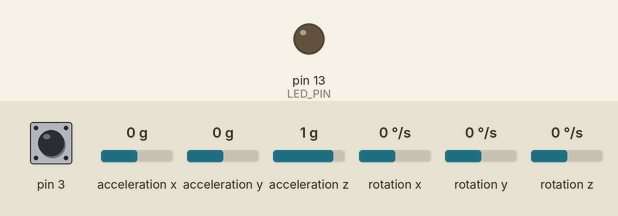
This sketch was run on a simulated Arduino Leonardo, built with avr-gcc and run on an emulated ATmega32U4. Parts: output pins drawn as LEDs (lit = HIGH). The inputs (shaded band) are chosen by the test bench; at power-on: pin 3 HIGH, acceleration x 0 g, acceleration y 0 g, acceleration z 1 g, rotation x 0 °/s, rotation y 0 °/s, rotation z 0 °/s. The sensor or clock chip raises its interrupt line as the real part does; what the sketch prints to the serial monitor is not drawn.

Above: at 2.6 s.
At 62.6 s:
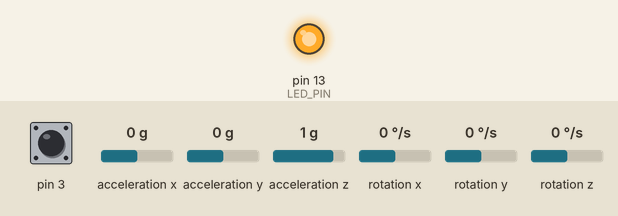
Timing chart, 0 to 124.0 s (numbered marks = the images above):
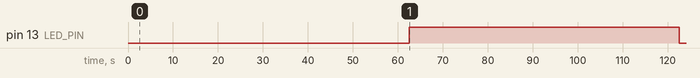

Measured:
- by itself, pin 13 (LED_PIN): LOW → HIGH at 62.5 s, → LOW 60.0 s later

The sketch:

mpu6050.ino
```cpp
// I2C device class (I2Cdev) demonstration Arduino sketch for MPU6050 class using DMP (MotionApps v2.0)
// 6/21/2012 by Jeff Rowberg <jeff@rowberg.net>
// Updates should (hopefully) always be available at https://github.com/jrowberg/i2cdevlib
//
// Changelog:
//      2013-05-08 - added seamless Fastwire support
//                 - added note about gyro calibration
//      2012-06-21 - added note about Arduino 1.0.1 + Leonardo compatibility error
//      2012-06-20 - improved FIFO overflow handling and simplified read process
//      2012-06-19 - completely rearranged DMP initialization code and simplification
//      2012-06-13 - pull gyro and accel data from FIFO packet instead of reading directly
//      2012-06-09 - fix broken FIFO read sequence and change interrupt detection to RISING
//      2012-06-05 - add gravity-compensated initial reference frame acceleration output
//                 - add 3D math helper file to DMP6 example sketch
//                 - add Euler output and Yaw/Pitch/Roll output formats
//      2012-06-04 - remove accel offset clearing for better results (thanks Sungon Lee)
//      2012-06-01 - fixed gyro sensitivity to be 2000 deg/sec instead of 250
//      2012-05-30 - basic DMP initialization working

/* ============================================
I2Cdev device library code is placed under the MIT license
Copyright (c) 2012 Jeff Rowberg

Permission is hereby granted, free of charge, to any person obtaining a copy
of this software and associated documentation files (the "Software"), to deal
in the Software without restriction, including without limitation the rights
to use, copy, modify, merge, publish, distribute, sublicense, and/or sell
copies of the Software, and to permit persons to whom the Software is
furnished to do so, subject to the following conditions:

The above copyright notice and this permission notice shall be included in
all copies or substantial portions of the Software.

THE SOFTWARE IS PROVIDED "AS IS", WITHOUT WARRANTY OF ANY KIND, EXPRESS OR
IMPLIED, INCLUDING BUT NOT LIMITED TO THE WARRANTIES OF MERCHANTABILITY,
FITNESS FOR A PARTICULAR PURPOSE AND NONINFRINGEMENT. IN NO EVENT SHALL THE
AUTHORS OR COPYRIGHT HOLDERS BE LIABLE FOR ANY CLAIM, DAMAGES OR OTHER
LIABILITY, WHETHER IN AN ACTION OF CONTRACT, TORT OR OTHERWISE, ARISING FROM,
OUT OF OR IN CONNECTION WITH THE SOFTWARE OR THE USE OR OTHER DEALINGS IN
THE SOFTWARE.
===============================================
*/

// I2Cdev and MPU6050 must be installed as libraries, or else the .cpp/.h files
// for both classes must be in the include path of your project
#include "I2Cdev.h"

#include "MPU6050_6Axis_MotionApps20.h"
//#include "MPU6050.h" // not necessary if using MotionApps include file

// Arduino Wire library is required if I2Cdev I2CDEV_ARDUINO_WIRE implementation
// is used in I2Cdev.h
#if I2CDEV_IMPLEMENTATION == I2CDEV_ARDUINO_WIRE
    #include "Wire.h"
#endif

// class default I2C address is 0x68
// specific I2C addresses may be passed as a parameter here
// AD0 low = 0x68 (default for SparkFun breakout and InvenSense evaluation board)
// AD0 high = 0x69
MPU6050 mpu;
//MPU6050 mpu(0x69); // <-- use for AD0 high

/* =========================================================================
   NOTE: In addition to connection 3.3v, GND, SDA, and SCL, this sketch
   depends on the MPU-6050's INT pin being connected to the Arduino's
   external interrupt #0 pin. On the Arduino Uno and Mega 2560, this is
   digital I/O pin 2.
 * ========================================================================= */

/* =========================================================================
   NOTE: Arduino v1.0.1 with the Leonardo board generates a compile error
   when using Serial.write(buf, len). The Teapot output uses this method.
   The solution requires a modification to the Arduino USBAPI.h file, which
   is fortunately simple, but annoying. This will be fixed in the next IDE
   release. For more info, see these links:

   http://arduino.cc/forum/index.php/topic,109987.0.html
   http://code.google.com/p/arduino/issues/detail?id=958
 * ========================================================================= */


// uncomment "OUTPUT_READABLE_QUATERNION" if you want to see the actual
// quaternion components in a [w, x, y, z] format (not best for parsing
// on a remote host such as Processing or something though)
//#define OUTPUT_READABLE_QUATERNION

// uncomment "OUTPUT_READABLE_EULER" if you want to see Euler angles
// (in degrees) calculated from the quaternions coming from the FIFO.
// Note that Euler angles suffer from gimbal lock (for more info, see
// http://en.wikipedia.org/wiki/Gimbal_lock)
//#define OUTPUT_READABLE_EULER

// uncomment "OUTPUT_READABLE_YAWPITCHROLL" if you want to see the yaw/
// pitch/roll angles (in degrees) calculated from the quaternions coming
// from the FIFO. Note this also requires gravity vector calculations.
// Also note that yaw/pitch/roll angles suffer from gimbal lock (for
// more info, see: http://en.wikipedia.org/wiki/Gimbal_lock)
#define OUTPUT_READABLE_YAWPITCHROLL

// uncomment "OUTPUT_READABLE_REALACCEL" if you want to see acceleration
// components with gravity removed. This acceleration reference frame is
// not compensated for orientation, so +X is always +X according to the
// sensor, just without the effects of gravity. If you want acceleration
// compensated for orientation, us OUTPUT_READABLE_WORLDACCEL instead.
//#define OUTPUT_READABLE_REALACCEL

// uncomment "OUTPUT_READABLE_WORLDACCEL" if you want to see acceleration
// components with gravity removed and adjusted for the world frame of
// reference (yaw is relative to initial orientation, since no magnetometer
// is present in this case). Could be quite handy in some cases.
//#define OUTPUT_READABLE_WORLDACCEL

// uncomment "OUTPUT_TEAPOT" if you want output that matches the
// format used for the InvenSense teapot demo
//#define OUTPUT_TEAPOT


#define LED_PIN 13 // (Arduino is 13, Teensy is 11, Teensy++ is 6)
bool blinkState = false;

// MPU control/status vars
bool dmpReady = false;  // set true if DMP init was successful
uint8_t mpuIntStatus;   // holds actual interrupt status byte from MPU
uint8_t devStatus;      // return status after each device operation (0 = success, !0 = error)
uint16_t packetSize;    // expected DMP packet size (default is 42 bytes)
uint16_t fifoCount;     // count of all bytes currently in FIFO
uint8_t fifoBuffer[64]; // FIFO storage buffer

// orientation/motion vars
Quaternion q;           // [w, x, y, z]         quaternion container
VectorInt16 aa;         // [x, y, z]            accel sensor measurements
VectorInt16 aaReal;     // [x, y, z]            gravity-free accel sensor measurements
VectorInt16 aaWorld;    // [x, y, z]            world-frame accel sensor measurements
VectorFloat gravity;    // [x, y, z]            gravity vector
float euler[3];         // [psi, theta, phi]    Euler angle container
float ypr[3];           // [yaw, pitch, roll]   yaw/pitch/roll container and gravity vector

// packet structure for InvenSense teapot demo
uint8_t teapotPacket[14] = { '$', 0x02, 0,0, 0,0, 0,0, 0,0, 0x00, 0x00, '\r', '\n' };


// ================================================================
// ===               INTERRUPT DETECTION ROUTINE                ===
// ================================================================

volatile bool mpuInterrupt = false;     // indicates whether MPU interrupt pin has gone high
void dmpDataReady() {
    mpuInterrupt = true;
}


// ================================================================
// ===                      INITIAL SETUP                       ===
// ================================================================

void setup() {
    // join I2C bus (I2Cdev library doesn't do this automatically)
    #if I2CDEV_IMPLEMENTATION == I2CDEV_ARDUINO_WIRE
        Wire.begin();
        TWBR = 24; // 400kHz I2C clock (200kHz if CPU is 8MHz)
    #elif I2CDEV_IMPLEMENTATION == I2CDEV_BUILTIN_FASTWIRE
        Fastwire::setup(400, true);
    #endif

    // initialize serial communication
    // (115200 chosen because it is required for Teapot Demo output, but it's
    // really up to you depending on your project)
    Serial.begin(115200);
    while (!Serial); // wait for Leonardo enumeration, others continue immediately

    // NOTE: 8MHz or slower host processors, like the Teensy @ 3.3v or Ardunio
    // Pro Mini running at 3.3v, cannot handle this baud rate reliably due to
    // the baud timing being too misaligned with processor ticks. You must use
    // 38400 or slower in these cases, or use some kind of external separate
    // crystal solution for the UART timer.

    // initialize device
    Serial.println(F("Initializing I2C devices..."));
    mpu.initialize();

    // verify connection
    Serial.println(F("Testing device connections..."));
    Serial.println(mpu.testConnection() ? F("MPU6050 connection successful") : F("MPU6050 connection failed"));

    // wait for ready
   // Serial.println(F("\nSend any character to begin DMP programming and demo: "));
    //while (Serial.available() && Serial.read()); // empty buffer
    //while (!Serial.available());                 // wait for data
    //while (Serial.available() && Serial.read()); // empty buffer again
    delay(2000);
    // load and configure the DMP
    Serial.println(F("Initializing DMP..."));
    devStatus = mpu.dmpInitialize();

    // supply your own gyro offsets here, scaled for min sensitivity
    mpu.setXGyroOffset(220);
    mpu.setYGyroOffset(76);
    mpu.setZGyroOffset(-85);
    mpu.setZAccelOffset(1788); // 1688 factory default for my test chip

    // make sure it worked (returns 0 if so)
    if (devStatus == 0) {
        // turn on the DMP, now that it's ready
        Serial.println(F("Enabling DMP..."));
        mpu.setDMPEnabled(true);

        // enable Arduino interrupt detection
        Serial.println(F("Enabling interrupt detection (Arduino external interrupt 0)..."));
        attachInterrupt(0, dmpDataReady, RISING);
        mpuIntStatus = mpu.getIntStatus();

        // set our DMP Ready flag so the main loop() function knows it's okay to use it
        Serial.println(F("DMP ready! Waiting for first interrupt..."));
        dmpReady = true;

        // get expected DMP packet size for later comparison
        packetSize = mpu.dmpGetFIFOPacketSize();
    } else {
        // ERROR!
        // 1 = initial memory load failed
        // 2 = DMP configuration updates failed
        // (if it's going to break, usually the code will be 1)
        Serial.print(F("DMP Initialization failed (code "));
        Serial.print(devStatus);
        Serial.println(F(")"));
    }

    // configure LED for output
    pinMode(LED_PIN, OUTPUT);
}


// ================================================================
// ===                    MAIN PROGRAM LOOP                     ===
// ================================================================

void loop() {
    // if programming failed, don't try to do anything
    if (!dmpReady) return;

    // wait for MPU interrupt or extra packet(s) available
    while (!mpuInterrupt && fifoCount < packetSize) {
        // other program behavior stuff here
        // .
        // .
        // .
        // if you are really paranoid you can frequently test in between other
        // stuff to see if mpuInterrupt is true, and if so, "break;" from the
        // while() loop to immediately process the MPU data
        // .
        // .
        // .
    }

    // reset interrupt flag and get INT_STATUS byte
    mpuInterrupt = false;
    mpuIntStatus = mpu.getIntStatus();

    // get current FIFO count
    fifoCount = mpu.getFIFOCount();

    // check for overflow (this should never happen unless our code is too inefficient)
    if ((mpuIntStatus & 0x10) || fifoCount == 1024) {
        // reset so we can continue cleanly
        mpu.resetFIFO();
       // Serial.println(F("FIFO overflow!"));

    // otherwise, check for DMP data ready interrupt (this should happen frequently)
    } else if (mpuIntStatus & 0x02) {
        // wait for correct available data length, should be a VERY short wait
        while (fifoCount < packetSize) fifoCount = mpu.getFIFOCount();

        // read a packet from FIFO
        mpu.getFIFOBytes(fifoBuffer, packetSize);

        // track FIFO count here in case there is > 1 packet available
        // (this lets us immediately read more without waiting for an interrupt)
        fifoCount -= packetSize;

        #ifdef OUTPUT_READABLE_QUATERNION
            // display quaternion values in easy matrix form: w x y z
            mpu.dmpGetQuaternion(&q, fifoBuffer);
            Serial.print("quat\t");
            Serial.print(q.w);
            Serial.print("\t");
            Serial.print(q.x);
            Serial.print("\t");
            Serial.print(q.y);
            Serial.print("\t");
            Serial.println(q.z);
        #endif

        #ifdef OUTPUT_READABLE_EULER
            // display Euler angles in degrees
            mpu.dmpGetQuaternion(&q, fifoBuffer);
            mpu.dmpGetEuler(euler, &q);
            Serial.print("euler\t");
            Serial.print(euler[0] * 180/M_PI);
            Serial.print("\t");
            Serial.print(euler[1] * 180/M_PI);
            Serial.print("\t");
            Serial.println(euler[2] * 180/M_PI);
        #endif

        #ifdef OUTPUT_READABLE_YAWPITCHROLL
            // display Euler angles in degrees
            mpu.dmpGetQuaternion(&q, fifoBuffer);
            mpu.dmpGetGravity(&gravity, &q);
            mpu.dmpGetYawPitchRoll(ypr, &q, &gravity);
//            Serial.print("ypr\t");
//            Serial.print(ypr[0] * 180/M_PI);
//            Serial.print("\t");
//            Serial.print(ypr[1] * 180/M_PI);
//            Serial.print("\t");
//            Serial.println(ypr[2] * 180/M_PI);
             String json = buildJson();
             char jsonStr[300];
             json.toCharArray(jsonStr,300);
             Serial.println(json);
            delay(60000);
        #endif

        #ifdef OUTPUT_READABLE_REALACCEL
            // display real acceleration, adjusted to remove gravity
            mpu.dmpGetQuaternion(&q, fifoBuffer);
            mpu.dmpGetAccel(&aa, fifoBuffer);
            mpu.dmpGetGravity(&gravity, &q);
            mpu.dmpGetLinearAccel(&aaReal, &aa, &gravity);
            Serial.print("areal\t");
            Serial.print(aaReal.x);
            Serial.print("\t");
            Serial.print(aaReal.y);
            Serial.print("\t");
            Serial.println(aaReal.z);
        #endif

        #ifdef OUTPUT_READABLE_WORLDACCEL
            // display initial world-frame acceleration, adjusted to remove gravity
            // and rotated based on known orientation from quaternion
            mpu.dmpGetQuaternion(&q, fifoBuffer);
            mpu.dmpGetAccel(&aa, fifoBuffer);
            mpu.dmpGetGravity(&gravity, &q);
            mpu.dmpGetLinearAccel(&aaReal, &aa, &gravity);
            mpu.dmpGetLinearAccelInWorld(&aaWorld, &aaReal, &q);
            Serial.print("aworld\t");
            Serial.print(aaWorld.x);
            Serial.print("\t");
            Serial.print(aaWorld.y);
            Serial.print("\t");
            Serial.println(aaWorld.z);

        #endif

        #ifdef OUTPUT_TEAPOT
            // display quaternion values in InvenSense Teapot demo format:
            teapotPacket[2] = fifoBuffer[0];
            teapotPacket[3] = fifoBuffer[1];
            teapotPacket[4] = fifoBuffer[4];
            teapotPacket[5] = fifoBuffer[5];
            teapotPacket[6] = fifoBuffer[8];
            teapotPacket[7] = fifoBuffer[9];
            teapotPacket[8] = fifoBuffer[12];
            teapotPacket[9] = fifoBuffer[13];
            Serial.write(teapotPacket, 14);
            teapotPacket[11]++; // packetCount, loops at 0xFF on purpose
        #endif

        // blink LED to indicate activity
        blinkState = !blinkState;
        digitalWrite(LED_PIN, blinkState);
    }
}

String buildJson() {
  String data = "{";
  data+="\n";
  data+= "\"d\": {";
  data+="\n";
  data+="\"myName\": \"MPU6050\",";
  data+="\n";
  data+="\"Yaw\": ";
  data+=(float)ypr[0] * 180/M_PI;
  data+= ",";
  data+="\n";

  data+="\"Pitch\": ";
  data+=(float)ypr[1] * 180/M_PI;
  data+= ",";
  data+="\n";

  data+="\"Roll\": ";
  data+=(float)ypr[2] * 180/M_PI;
  data+="\n";
  data+="}";
  data+="\n";
  data+="}";
  return data;
}
```
